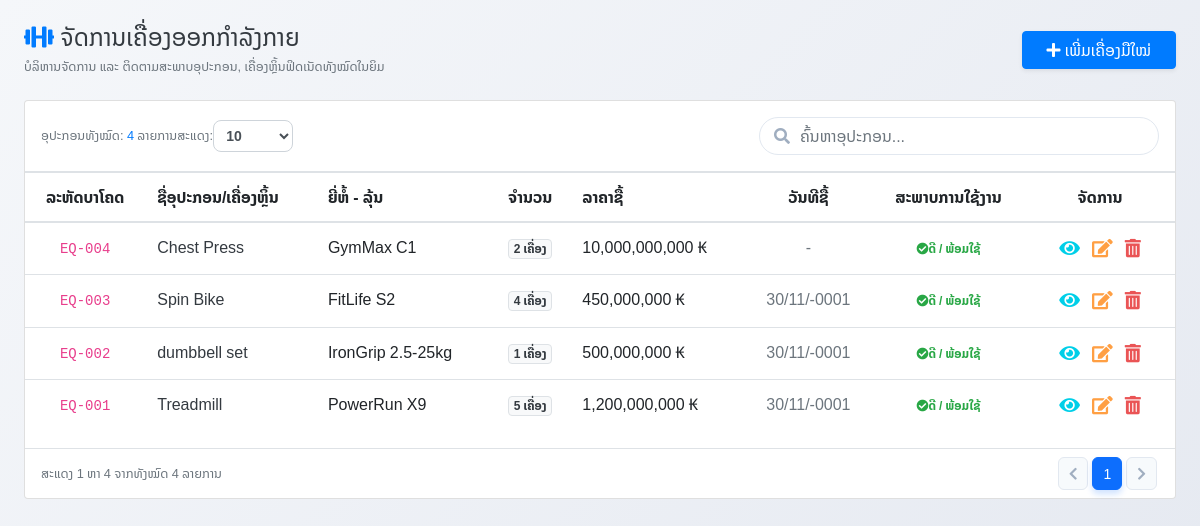
Page /pages/equipment_manage.php (signed in) on the committed database.
### tables this page shows
CREATE TABLE `equipment` (
  `equipment_id` int(11) NOT NULL AUTO_INCREMENT,
  `equipment_code` varchar(50) NOT NULL,
  `equipment_name` varchar(100) NOT NULL,
  `brand_model` varchar(100) DEFAULT NULL,
  `quantity` int(11) DEFAULT 1,
  `status` varchar(20) DEFAULT '??????',
  `purchase_date` date DEFAULT NULL,
  `price` decimal(12,2) DEFAULT 0.00,
  `description` varchar(255) DEFAULT NULL,
  `equipment_img` varchar(100) DEFAULT 'default_eq.png',
  `created_at` datetime DEFAULT current_timestamp(),
  PRIMARY KEY (`equipment_id`),
  UNIQUE KEY `equipment_code` (`equipment_code`)
);

### config/db.php (called while the page is built, shortened)
<?php
if (!function_exists('formatCurrency')) {
    function formatCurrency($amount)
    {
        return number_format((float)$amount, 0, '.', ',') . ' ₭';
    }
}
if (!function_exists('hasPermission')) {
    function hasPermission($module, $action = 'view') {
        return true;
    }
}
?>

### pages/equipment_manage.php (the view, shortened to what this page needs)
<?php
require_once '../config/db.php';
$equipment = [];
$sql = "SELECT * FROM equipment ORDER BY equipment_id DESC";
$result = mysqli_query($conn, $sql);
if ($result) {
    while ($row = mysqli_fetch_assoc($result)) {
        $equipment[] = $row;
    }
}
?>
<!DOCTYPE html>
<html lang="lo">
<head>
    <link rel="stylesheet" href="../assets/css/local-font.css?v=<?php echo time(); ?>">
    <link rel="stylesheet" href="../bootstrap/css/bootstrap.min.css">
    <link rel="stylesheet" href="../icon/css/all.min.css">
    <link rel="stylesheet" href="../assets/css/pages/users-manage.css">
</head>
<body>
<div class="container-fluid py-4 px-3 px-md-4">
    <div class="d-flex flex-wrap justify-content-between align-items-center mb-4 gap-2">
        <div>
            <h4 class="fw-bold text-dark mb-1">
                <i class="fas fa-dumbbell text-primary me-2"></i> ຈັດການເຄື່ອງອອກກຳລັງກາຍ
            </h4>
            <p class="text-muted small mb-0">ບໍລິຫານຈັດການ ແລະ ຕິດຕາມສະພາບອຸປະກອນ, ເຄື່ອງຫຼິ້ນຟິດເນັດທັງໝົດໃນຍິມ</p>
        </div>
        <div>
            <?php if (hasPermission('equipment', 'add')): ?>
            <button class="btn btn-primary rounded-pill px-4 shadow-sm" onclick="openCreateModal()">
                <i class="fas fa-plus me-1"></i> ເພີ່ມເຄື່ອງມືໃໝ່
            </button>
            <?php endif; ?>
        </div>
    </div>
    <div class="card card-custom">
        <div class="card-body p-0">
            <div class="p-3 border-bottom d-flex flex-wrap justify-content-between align-items-center gap-3">
                <div class="d-flex align-items-center flex-wrap gap-3">
                    <div class="text-muted small">
                        ອຸປະກອນທັງໝົດ: <span class="fw-bold text-primary" id="eqCount"><?= count($equipment) ?></span> ລາຍການ
                    </div>
                    <div class="d-flex align-items-center gap-2">
                        <span class="text-muted small">ສະແດງ:</span>
                        <select id="pageSizeSelect" class="form-control form-control-sm" style="width: 80px; border-radius: 8px; font-weight: bold; height: 32px;">
                            <option value="10" selected>10</option>
                        </select>
                    </div>
                </div>
                <div class="search-box flex-grow-1" style="max-width: 400px;">
                    <i class="fas fa-search"></i>
                    <input type="text" id="searchInput" class="form-control" placeholder="ຄົ້ນຫາອຸປະກອນ...">
                </div>
            </div>
            <div class="table-responsive">
                <table class="table table-custom table-hover align-middle">
                    <thead>
                        <tr>
                            <th class="text-center">ລະຫັດບາໂຄດ</th>
                            <th>ຊື່ອຸປະກອນ/ເຄື່ອງຫຼິ້ນ</th>
                            <th>ຍີ່ຫໍ້ - ລຸ້ນ</th>
                            <th class="text-center">ຈຳນວນ</th>
                            <th class="text-end">ລາຄາຊື້</th>
                            <th class="text-center">ວັນທີຊື້</th>
                            <th class="text-center">ສະພາບການໃຊ້ງານ</th>
                            <th class="text-center" style="width: 150px;">ຈັດການ</th>
                        </tr>
                    </thead>
                    <tbody id="eqTableBody">
                        <?php if (empty($equipment)): ?>
                            <tr>
                                <td colspan="8" class="text-center py-5 text-muted">
                                    <i class="fas fa-dumbbell fa-2x mb-3 d-block text-secondary"></i>
                                    ຍັງບໍ່ມີຂໍ້ມູນເຄື່ອງອອກກຳລັງກາຍ
                                </td>
                            </tr>
                        <?php else: ?>
                            <?php foreach ($equipment as $e): ?>
                                <tr class="eq-row">
                                    <td class="text-center"><code><?= htmlspecialchars($e['equipment_code']) ?></code></td>
                                    <td class="fw-bold text-dark"><?= htmlspecialchars($e['equipment_name']) ?></td>
                                    <td><?= htmlspecialchars($e['brand_model'] ?: '-') ?></td>
                                    <td class="text-center"><span class="badge bg-light text-dark border"><?= $e['quantity'] ?> ເຄື່ອງ</span></td>
                                    <td class="text-end fw-bold"><?= formatCurrency($e['price']) ?></td>
                                    <td class="text-center text-muted"><?= $e['purchase_date'] ? date('d/m/Y', strtotime($e['purchase_date'])) : '-' ?></td>
                                    <td class="text-center">
                                        <?php if ($e['status'] === 'ດີ'): ?>
                                            <span class="badge bg-success-light text-success px-3 py-1.5" style="border-radius: 20px;"><i class="fas fa-check-circle me-1"></i>ດີ / ພ້ອມໃຊ້</span>
                                        <?php else: ?>
                                            <span class="badge bg-danger-light text-danger px-3 py-1.5" style="border-radius: 20px;"><i class="fas fa-wrench me-1"></i>ເພ / ຊຳລຸດ</span>
                                        <?php endif; ?>
                                    </td>
                                    <td class="text-center">
                                        <div class="d-flex justify-content-center gap-1">
                                            <button class="btn btn-info btn-sm btn-action text-white" onclick="viewEquipment(<?= $e['equipment_id'] ?>)" title="ເບິ່ງລາຍລະອຽດ">
                                                <i class="fas fa-eye"></i>
                                            </button>
                                            <?php if (hasPermission('equipment', 'edit')): ?>
                                            <button class="btn btn-warning btn-sm btn-action" onclick="openEditModal(<?= $e['equipment_id'] ?>)" title="ແກ້ໄຂ">
                                                <i class="fas fa-edit"></i>
                                            </button>
                                            <?php endif; ?>
                                            <?php if (hasPermission('equipment', 'delete')): ?>
                                            <button class="btn btn-danger btn-sm btn-action" onclick="deleteEquipment(<?= $e['equipment_id'] ?>)" title="ລົບ">
                                                <i class="fas fa-trash-alt"></i>
                                            </button>
                                            <?php endif; ?>
                                        </div>
                                    </td>
                                </tr>
                            <?php endforeach; ?>
                        <?php endif; ?>
                    </tbody>
                </table>
            </div>
        </div>
        <div class="card-footer bg-white border-top px-3 py-2 d-flex flex-wrap justify-content-between align-items-center gap-2" style="border-bottom-left-radius: 16px; border-bottom-right-radius: 16px;">
            <div class="text-muted small" id="paginationInfo">
            </div>
            <nav aria-label="Page navigation">
                <ul class="pagination pagination-sm mb-0 justify-content-center" id="paginationControls"></ul>
            </nav>
        </div>
    </div>
</div>
</body>
</html>

### assets/css/pages/users-manage.css (style rules this page uses)
* { font-family: 'Noto Sans Lao', 'Noto Sans Lao Looped', 'Phetsarath OT', sans-serif; }
body { background: linear-gradient(135deg, #f5f7fa 0%, #e4e8f0 100%); min-height: 100vh; animation: pageFadeIn 0.7s cubic-bezier(0.25, 1, 0.5, 1) both; }
.table thead th { white-space: nowrap; }
.search-box { position: relative; }
.search-box i { position: absolute; left: 15px; top: 50%; transform: translateY(-50%); color: #a0aec0; }
.search-box input { padding-left: 40px; border-radius: 30px; border: 1px solid #e2e8f0; transition: all 0.3s ease; }
.btn-action, table td:last-child .btn, table td:last-child button, .btn-view-details, .btn-edit, .btn-delete { background: transparent !important; border: none !important; box-shadow: none !important; padding: 4px 6px !important; font-size: 1.15rem !important; transition: all 0.2s ease !important; min-width: auto !important; height: auto !important; line-height: 1 !important; }
.btn-action.btn-warning, .btn-action.btn-outline-info, table td:last-child .btn-warning, table td:last-child .btn-outline-info, table td:last-child button.btn-warning, .btn-edit { color: #ff9f43 !important; }
.btn-action.btn-danger, .btn-action.btn-outline-danger, table td:last-child .btn-danger, table td:last-child .btn-outline-danger, table td:last-child button.btn-danger, .btn-delete { color: #ea5455 !important; }
.btn-action.btn-info, .btn-action.btn-outline-primary, table td:last-child .btn-info, table td:last-child .btn-outline-primary, table td:last-child button.btn-info, table td:last-child .text-white.btn-info, table td:last-child button.text-white, .btn-view-details { color: #00cfe8 !important; }
.card-custom { animation: cardSlideUp 0.55s cubic-bezier(0.16, 1, 0.3, 1) both; }

### pages/equipment_manage.php (style rules this page uses)
body { font-family: 'Noto Sans Lao Looped', sans-serif; background-color: #f4f6f9; }

### rows in the picture
equipment: equipment_code "EQ-004", equipment_name "Chest Press", brand_model "GymMax C1", quantity "2", price "10,000,000,000 ₭", status "ດີ" (drawn)
equipment: equipment_code "EQ-003", equipment_name "Spin Bike", brand_model "FitLife S2", quantity "4", price "450,000,000 ₭", purchase_date "30/11/-0001", status "ດີ" (drawn)
equipment: equipment_code "EQ-002", equipment_name "dumbbell set", brand_model "IronGrip 2.5-25kg", quantity "1", price "500,000,000 ₭", purchase_date "30/11/-0001", status "ດີ" (drawn)
equipment: equipment_code "EQ-001", equipment_name "Treadmill", brand_model "PowerRun X9", quantity "5", price "1,200,000,000 ₭", purchase_date "30/11/-0001", status "ດີ" (drawn)

### other values in the picture
count($equipment) "4"
